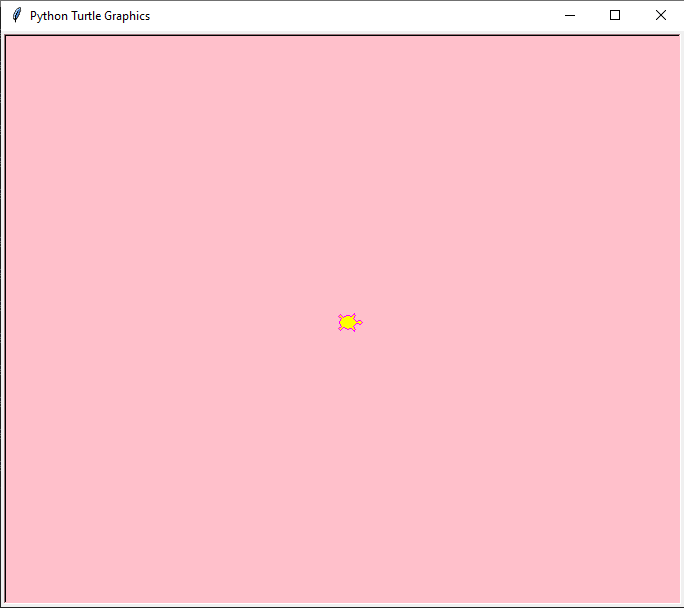

Generate this figure with Python:
from turtle import Screen, Turtle

turtle_world = Screen()
robot = Turtle()

turtle_world.bgcolor("pink")

robot.color("magenta","yellow")
robot.shape("turtle")

turtle_world.exitonclick()
